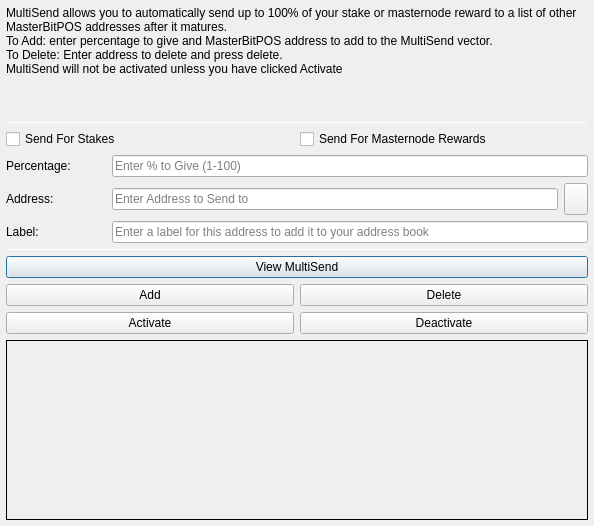
<?xml version="1.0" encoding="UTF-8"?>
<ui version="4.0">
 <class>MultiSendDialog</class>
 <widget class="QDialog" name="MultiSendDialog">
  <property name="windowModality">
   <enum>Qt::NonModal</enum>
  </property>
  <property name="geometry">
   <rect>
    <x>0</x>
    <y>0</y>
    <width>594</width>
    <height>526</height>
   </rect>
  </property>
  <property name="windowTitle">
   <string>MultiSend</string>
  </property>
  <layout class="QVBoxLayout" name="verticalLayout" stretch="0">
   <property name="leftMargin">
    <number>6</number>
   </property>
   <property name="topMargin">
    <number>6</number>
   </property>
   <property name="rightMargin">
    <number>6</number>
   </property>
   <property name="bottomMargin">
    <number>6</number>
   </property>
   <item>
    <layout class="QVBoxLayout" name="verticalLayout_Main" stretch="1,1,1,0,1,1,1">
     <item>
      <widget class="QLabel" name="label_2">
       <property name="lineWidth">
        <number>1</number>
       </property>
       <property name="text">
        <string>MultiSend allows you to automatically send up to 100% of your stake or masternode reward to a list of other MasterBitPOS addresses after it matures.
To Add: enter percentage to give and MasterBitPOS address to add to the MultiSend vector.
To Delete: Enter address to delete and press delete.
MultiSend will not be activated unless you have clicked Activate</string>
       </property>
       <property name="alignment">
        <set>Qt::AlignLeading|Qt::AlignLeft|Qt::AlignTop</set>
       </property>
       <property name="wordWrap">
        <bool>true</bool>
       </property>
      </widget>
     </item>
     <item>
      <widget class="Line" name="line">
       <property name="minimumSize">
        <size>
         <width>0</width>
         <height>1</height>
        </size>
       </property>
       <property name="maximumSize">
        <size>
         <width>16777215</width>
         <height>1</height>
        </size>
       </property>
       <property name="orientation">
        <enum>Qt::Horizontal</enum>
       </property>
      </widget>
     </item>
     <item>
      <layout class="QVBoxLayout" name="verticalLayout_Settings">
       <item>
        <layout class="QHBoxLayout" name="horizontalLayout">
         <item>
          <widget class="QCheckBox" name="multiSendStakeCheckBox">
           <property name="text">
            <string>Send For Stakes</string>
           </property>
          </widget>
         </item>
         <item>
          <widget class="QCheckBox" name="multiSendMasternodeCheckBox">
           <property name="text">
            <string>Send For Masternode Rewards</string>
           </property>
          </widget>
         </item>
        </layout>
       </item>
       <item>
        <layout class="QHBoxLayout" name="horizontalLayout_6">
         <item>
          <widget class="QLabel" name="label">
           <property name="minimumSize">
            <size>
             <width>100</width>
             <height>0</height>
            </size>
           </property>
           <property name="toolTip">
            <string>Percentage of stake to send</string>
           </property>
           <property name="text">
            <string>Percentage:</string>
           </property>
          </widget>
         </item>
         <item>
          <widget class="QLineEdit" name="multiSendPercentEdit">
           <property name="toolTip">
            <string>Enter whole numbers 1 - 100</string>
           </property>
           <property name="placeholderText">
            <string>Enter % to Give (1-100)</string>
           </property>
          </widget>
         </item>
        </layout>
       </item>
       <item>
        <layout class="QHBoxLayout" name="horizontalLayout_7">
         <item>
          <widget class="QLabel" name="label_5">
           <property name="minimumSize">
            <size>
             <width>100</width>
             <height>0</height>
            </size>
           </property>
           <property name="toolTip">
            <string>Address to send portion of stake to</string>
           </property>
           <property name="text">
            <string>Address:</string>
           </property>
          </widget>
         </item>
         <item>
          <widget class="QLineEdit" name="multiSendAddressEdit">
           <property name="toolTip">
            <string/>
           </property>
           <property name="placeholderText">
            <string>Enter Address to Send to</string>
           </property>
          </widget>
         </item>
         <item>
          <widget class="QToolButton" name="addressBookButton">
           <property name="maximumSize">
            <size>
             <width>16777215</width>
             <height>32</height>
            </size>
           </property>
           <property name="toolTip">
            <string>Choose an address from the address book</string>
           </property>
           <property name="text">
            <string/>
           </property>
           <property name="icon">
            <iconset resource="../masterbitpos.qrc">
             <normaloff>:/icons/address-book</normaloff>:/icons/address-book</iconset>
           </property>
           <property name="shortcut">
            <string>Alt+A</string>
           </property>
          </widget>
         </item>
        </layout>
       </item>
      </layout>
     </item>
     <item>
      <layout class="QHBoxLayout" name="horizontalLayout_3">
       <item>
        <widget class="QLabel" name="label_3">
         <property name="minimumSize">
          <size>
           <width>100</width>
           <height>0</height>
          </size>
         </property>
         <property name="text">
          <string>Label:</string>
         </property>
        </widget>
       </item>
       <item>
        <widget class="QLineEdit" name="labelAddressLabelEdit">
         <property name="placeholderText">
          <string>Enter a label for this address to add it to your address book</string>
         </property>
        </widget>
       </item>
      </layout>
     </item>
     <item>
      <widget class="Line" name="line_2">
       <property name="minimumSize">
        <size>
         <width>0</width>
         <height>1</height>
        </size>
       </property>
       <property name="maximumSize">
        <size>
         <width>16777215</width>
         <height>1</height>
        </size>
       </property>
       <property name="orientation">
        <enum>Qt::Horizontal</enum>
       </property>
      </widget>
     </item>
     <item>
      <layout class="QVBoxLayout" name="verticalLayout_Buttons">
       <item>
        <layout class="QHBoxLayout" name="horizontalLayout_4">
         <item>
          <widget class="QPushButton" name="viewButton">
           <property name="toolTip">
            <string/>
           </property>
           <property name="statusTip">
            <string>View MultiSend Vector</string>
           </property>
           <property name="text">
            <string>View MultiSend</string>
           </property>
          </widget>
         </item>
        </layout>
       </item>
       <item>
        <layout class="QHBoxLayout" name="horizontalLayout_2">
         <item>
          <widget class="QPushButton" name="addButton">
           <property name="toolTip">
            <string/>
           </property>
           <property name="statusTip">
            <string>Add to MultiSend Vector</string>
           </property>
           <property name="text">
            <string>Add</string>
           </property>
          </widget>
         </item>
         <item>
          <widget class="QPushButton" name="deleteButton">
           <property name="toolTip">
            <string/>
           </property>
           <property name="statusTip">
            <string>Delete Address From MultiSend Vector</string>
           </property>
           <property name="text">
            <string>Delete</string>
           </property>
          </widget>
         </item>
        </layout>
       </item>
       <item>
        <layout class="QHBoxLayout" name="horizontalLayout_5">
         <item>
          <widget class="QPushButton" name="activateButton">
           <property name="statusTip">
            <string>Activate MultiSend</string>
           </property>
           <property name="text">
            <string>Activate</string>
           </property>
          </widget>
         </item>
         <item>
          <widget class="QPushButton" name="disableButton">
           <property name="statusTip">
            <string>Deactivate MultiSend</string>
           </property>
           <property name="text">
            <string>Deactivate</string>
           </property>
          </widget>
         </item>
        </layout>
       </item>
      </layout>
     </item>
     <item>
      <widget class="QLabel" name="message">
       <property name="minimumSize">
        <size>
         <width>0</width>
         <height>180</height>
        </size>
       </property>
       <property name="frameShape">
        <enum>QFrame::Panel</enum>
       </property>
       <property name="frameShadow">
        <enum>QFrame::Plain</enum>
       </property>
       <property name="lineWidth">
        <number>1</number>
       </property>
       <property name="midLineWidth">
        <number>1</number>
       </property>
       <property name="text">
        <string/>
       </property>
       <property name="alignment">
        <set>Qt::AlignLeading|Qt::AlignLeft|Qt::AlignTop</set>
       </property>
       <property name="wordWrap">
        <bool>true</bool>
       </property>
      </widget>
     </item>
    </layout>
   </item>
  </layout>
 </widget>
 <resources>
  <include location="../masterbitpos.qrc"/>
 </resources>
 <connections/>
</ui>
